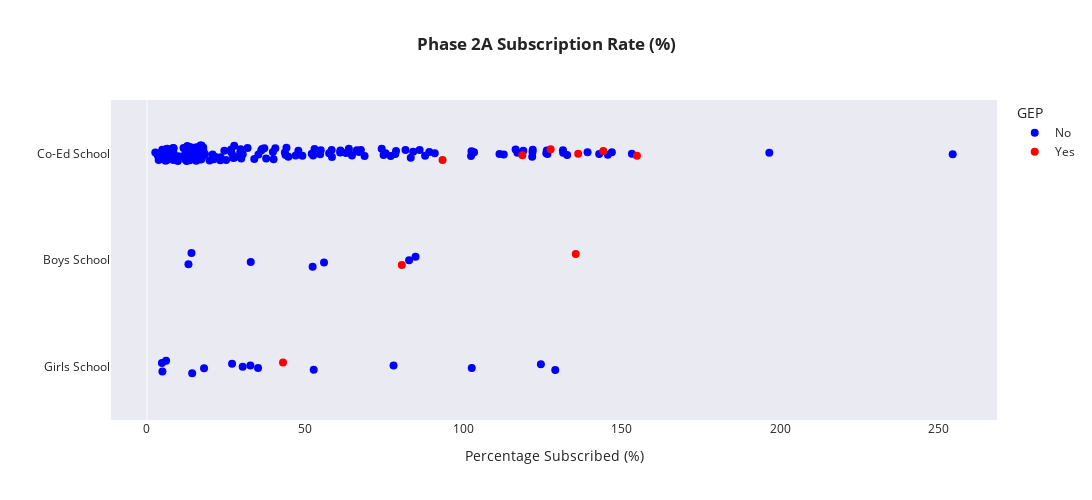

Notebook code for this chart:
### Markdown cell above
**Phase 2A**
- Parent or sibling is a former student of the primary school, including those who have joined the alumni association of the primary school as a member
- Whose parent is a member of the School Advisory or Management Committee. 
- Whose parent is a staff member of the primary school. 
- From the MOE Kindergarten under the purview of and located within the primary school.

### Code cell
plot_phase_stripplot('Phase2A_sub_apply', 'Phase 2A', 'GEP')

### Figure 1 — Plotly figure (JSON) as saved in the notebook; plotly's stock layout.template omitted (floating-point values rounded to 4 significant figures; data arrays with more than 128 entries replaced by an {"elided": "..."} marker saying what was removed)
{"data": [{"alignmentgroup": "True", "boxpoints": "all", "customdata": {"elided": "172x4 str values"}, "fillcolor": "rgba(255,255,255,0)", "hoveron": "points", "hovertemplate": "School: %{customdata[0]}<br>Category: %{y}<br>Percentage: %{x:.1f}%<br>GEP: %{customdata[2]}</br>", "legendgroup": "No", "line": {"color": "rgba(255,255,255,0)"}, "marker": {"color": "blue", "size": 8}, "name": "No", "offsetgroup": "No", "orientation": "h", "pointpos": 0, "showlegend": true, "type": "box", "x": {"elided": "172 float values"}, "x0": " ", "xaxis": "x", "y": {"elided": "172 str values"}, "y0": " ", "yaxis": "y"}, {"alignmentgroup": "True", "boxpoints": "all", "customdata": [["Anglo-Chinese School (Primary)", "Boys School", "Yes", "Government-Aided School"], ["Catholic High School (Primary Section)", "Boys School", "Yes", "Government-Aided School / Autonomous"], ["Henry Park Primary School", "Co-Ed School", "Yes", "Government School"], ["Nan Hua Primary School", "Co-Ed School", "Yes", "Government-Aided School"], ["Nanyang Primary School", "Co-Ed School", "Yes", "Government-Aided School"], ["Raffles Girls' Primary School", "Girls School", "Yes", "Government School"], ["Rosyth School", "Co-Ed School", "Yes", "Government School"], ["St. Hilda's Primary School", "Co-Ed School", "Yes", "Government-Aided School"], ["Tao Nan School", "Co-Ed School", "Yes", "Government-Aided School"]], "fillcolor": "rgba(255,255,255,0)", "hoveron": "points", "hovertemplate": "School: %{customdata[0]}<br>Category: %{y}<br>Percentage: %{x:.1f}%<br>GEP: %{customdata[2]}</br>", "legendgroup": "Yes", "line": {"color": "rgba(255,255,255,0)"}, "marker": {"color": "red", "size": 8}, "name": "Yes", "offsetgroup": "Yes", "orientation": "h", "pointpos": 0, "showlegend": true, "type": "box", "x": [80.51, 135.5, 127.5, 144.2, 118.6, 42.98, 154.8, 136.2, 93.38], "x0": " ", "xaxis": "x", "y": ["Boys School", "Boys School", "Co-Ed School", "Co-Ed School", "Co-Ed School", "Girls School", "Co-Ed School", "Co-Ed School", "Co-Ed School"], "y0": " ", "yaxis": "y"}], "layout": {"boxmode": "overlay", "height": 500, "legend": {"title": {"text": "GEP"}, "tracegroupgap": 0}, "showlegend": true, "title": {"text": "<b>Phase 2A Subscription Rate (%)</b>"}, "width": 1200, "xaxis": {"anchor": "y", "domain": [0, 1], "showgrid": false, "title": {"text": "Percentage Subscribed (%)"}}, "yaxis": {"anchor": "x", "categoryarray": ["Girls School", "Boys School", "Co-Ed School"], "categoryorder": "array", "domain": [0, 1], "showgrid": false, "title": {"text": ""}}}}
